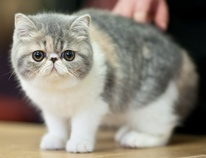
#> input picture cat.jpg, 206 x 158 px, shrunk from 640 x 491 before the run, found by its file name
$ jupyter execute images.ipynb   (shell and % lines are left out)
#> lines starting #> are read from the running program, lines starting #| are printed output that depends on the picture
# Playing with Images

**GOALS**:

- Create images using `numpy` and `matplotlib`
- Manipulate images using `numpy` and `skimage`

[cell 1]
import matplotlib.pyplot as plt
import numpy as np

## Numpy Arrays

[cell 2]
a = np.array([[0, 0, 0], [5, 5, 5], [10, 10, 10]])

[cell 3]
a.shape

[cell 4]
a

[cell 5]
#select a column
a[:, 1]

[cell 6]
#select a row
a[1, :]

[cell 7]
#select subset
a[:2, :2]

**PROBLEM**

- Create a rectangular matrix with 4 rows, 5 columns, and there is some kind of a pattern to the values.

- Create an empty 10 x 10 array of zeros (`np.zeros((10, 10))`).

[cell 8]
amatrix = np.array([[1, 2, 1, 1, 2], [2, 4, 3,10, 4], [3, 6, 5,100,6],[4,8,7,1000,8]])

[cell 9]
amatrix

[cell 10]
em=np.zeros((10,10))

## Viewing the Images

[cell 11]
plt.imshow(a)
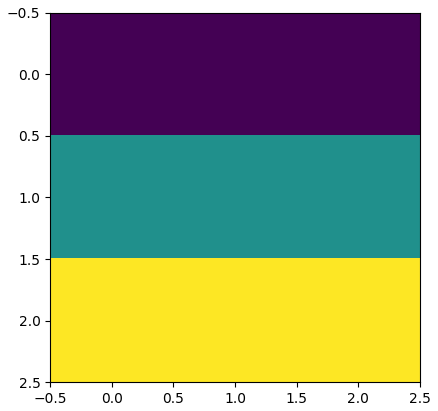
#> figure drawn by matplotlib, 1 panel

[cell 12]
a[0, 0] = 5

[cell 13]
plt.imshow(a)
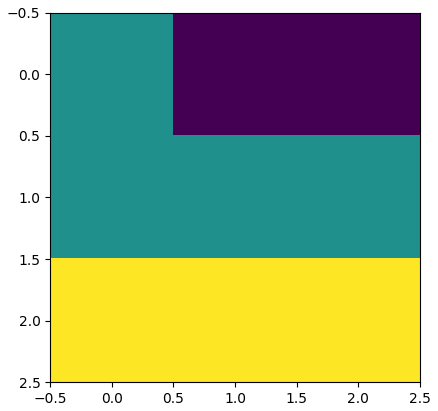
#> figure drawn by matplotlib, 1 panel

[cell 14]
for i in range (2):
    for j in range (2):
        print(i,j)

[cell 15]
a = np.zeros((5, 5))
for i in range(5):
    for j in range(5):
        a[i, j] = np.random.randint(1, 200)

plt.imshow(a)
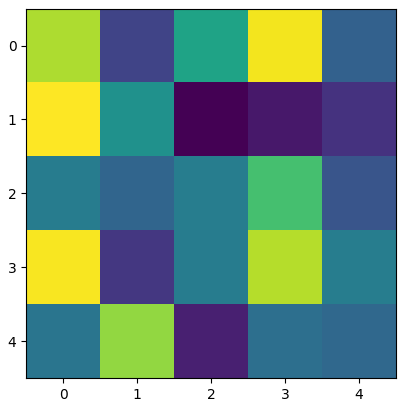
#> figure drawn by matplotlib, 1 panel

## Loading an Image

[cell 16]
import skimage

[cell 17]
from skimage import io

[cell 18]
f = io.imread('cat.JPG')
#> f is the input picture: shape (158, 206, 3); mean R, G, B 139.3, 133, 120.7

[cell 19]
f.shape
#> Out = (158, 206, 3)

[cell 20]
type(f)

[cell 21]
f[4, 9]
#> Out = [132, 113, 80]

[cell 22]
plt.imshow(f)

[cell 23]
from skimage.color import rgb2gray

[cell 24]
grayscale = rgb2gray(f)
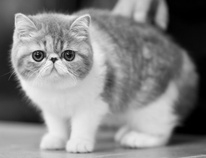
#> grayscale: shape (158, 206) float64; min 0, max 0.965, mean 0.523

[cell 25]
plt.imshow(grayscale, cmap=plt.cm.gray)

[cell 26]
grayscale[4, 9]
#> Out = 0.45

[cell 27]
grayscale.shape
#> Out = (158, 206)

[cell 28]
def fairey(image_file):
#> called with image_file = 'cat.jpg'
    f=io.imread(image_file)
    grayscale=rgb2gray(f)
    rows=grayscale.shape[0]
#> rows = 158
    cols=grayscale.shape[1]
#> cols = 206
    jobama=np.zeros((rows,cols,3))
    for i in range (rows):
        for j in range (cols):
            if grayscale[i,j]>0.75:
                jobama[i,j]=[100,100,255]
            elif grayscale[i,j]>0.5:
                jobama[i,j]=[0,150,180]
            elif grayscale [i,j]>0.25:
                jobama[i,j]=[100,50,0]
            else:
                jobama[i,j]=[0,0,0]
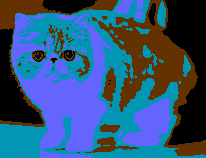
#> jobama: shape (158, 206, 3) float64; mean of channels 0, 1, 2 49.2, 84.2, 121; drawn as R, G, B
    return plt.imshow(jobama)

[cell 29]
fairey('cat.jpg')
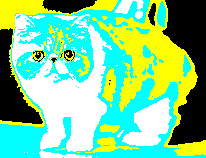
#> shown: shape (158, 206, 3) float64; mean R, G, B 0.492, 0.805, 0.566

[cell 30]
c = io.imread('bigpan.jpg')
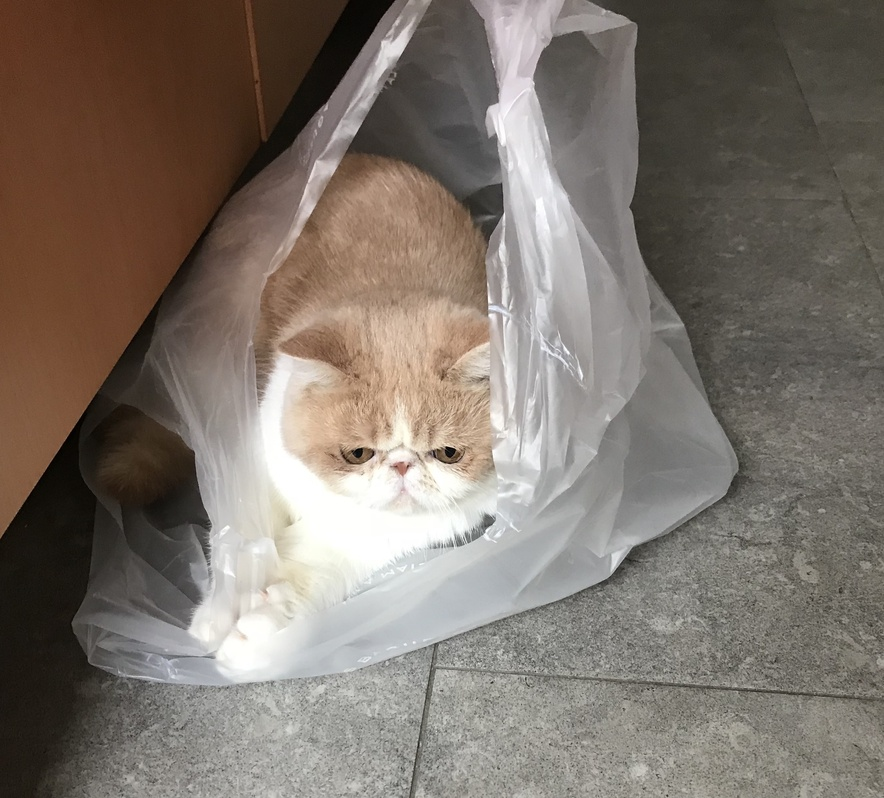
#> input picture bigpan.jpg, 884 x 798 px, shrunk from 2742 x 2474 before the run
#> c is the input picture: shape (798, 884, 3); mean R, G, B 125.1, 115.8, 107.2

[cell 31]
c.shape
#> Out = (798, 884, 3)

[cell 32]
type(c)

[cell 33]
c[1, 2]
#> Out = [93, 52, 32]

[cell 34]
plt.imshow(c)

[cell 35]
from skimage.color import rgb2gray

[cell 36]
grayscale = rgb2gray(c)
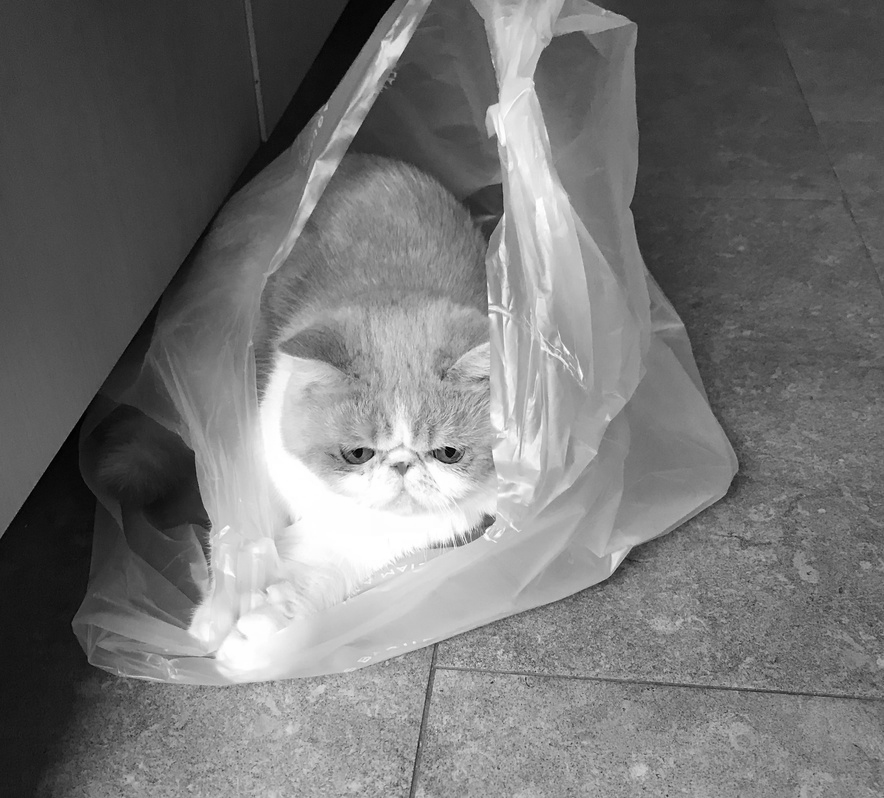
#> grayscale: shape (798, 884) float64; min 0.000833, max 1, mean 0.459

[cell 37]
plt.imshow(grayscale, cmap=plt.cm.gray)

[cell 38]
grayscale.shape
#> Out = (798, 884)

[cell 39]
def fairey(image_file):
#> called with image_file = 'bigpan.jpg'
    f=io.imread(image_file)
    grayscale=rgb2gray(c)
    rows=grayscale.shape[0]
#> rows = 798
    cols=grayscale.shape[1]
#> cols = 884
    panpan=np.zeros((rows,cols,3))
    for i in range (rows):
        for j in range (cols):
            if grayscale[i,j]>0.85:
                panpan[i,j]=[100,100,150]
            elif grayscale[i,j]>0.4:
                panpan[i,j]=[100,100,180]
            elif grayscale[i,j]>0.25:
                panpan[i,j]=[50,100,100]
            else:
                panpan[i,j]=[101,150,200]
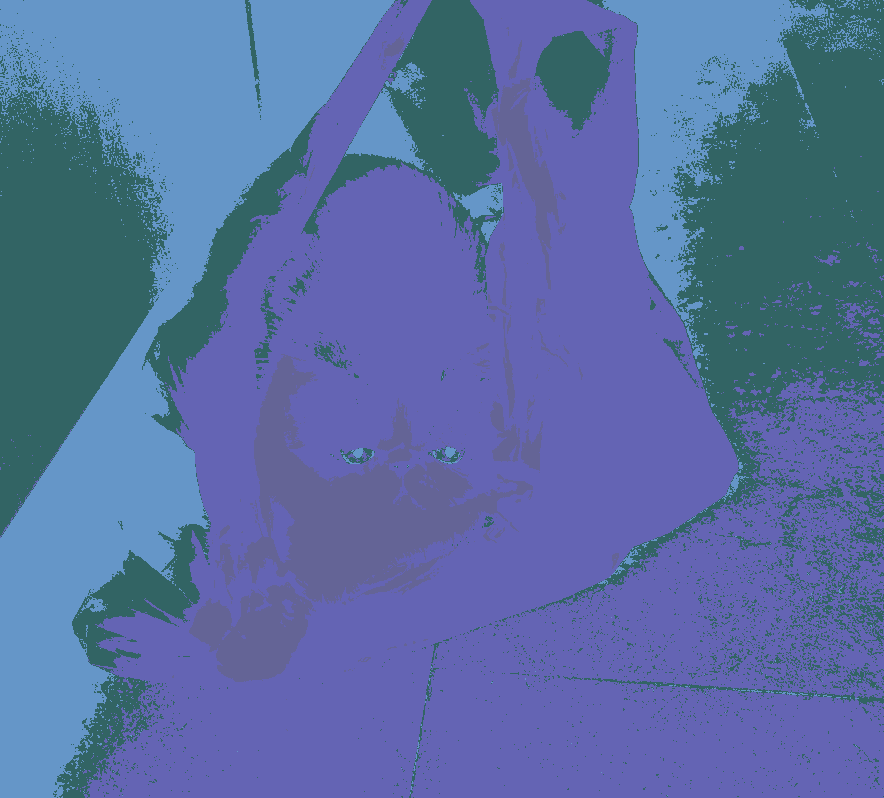
#> panpan: shape (798, 884, 3) float64; mean of channels 0, 1, 2 87.9, 109.9, 162.4; drawn as R, G, B
    return plt.imshow(panpan)

[cell 40]
fairey('bigpan.jpg')
